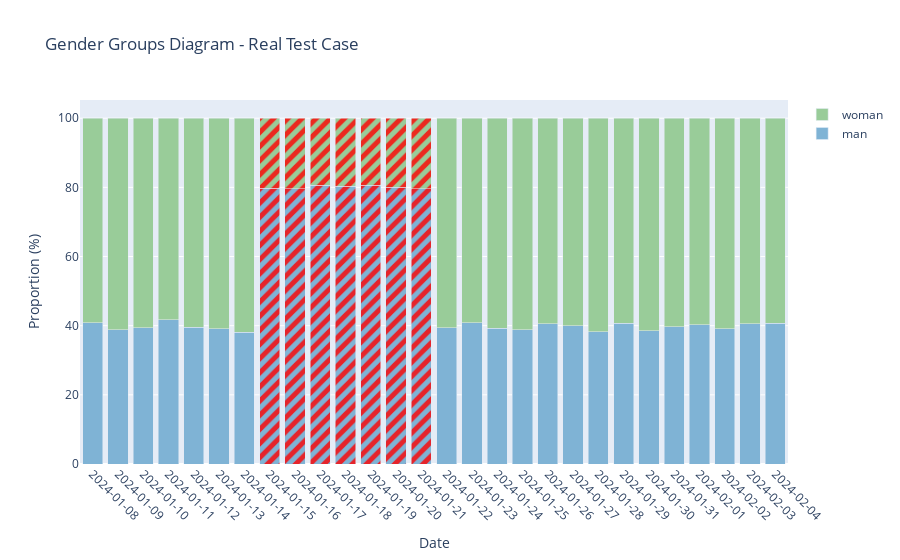

The notebook cell saved with this chart:
### Code cell
traces = []
for age_group, color in zip(["man", "woman"], ["#7FB3D5", "#99CC99"]):
    filtered_df = gender_df[gender_df["gender"] == age_group]
    trace = go.Bar(
        x=filtered_df["visit_date"],
        y=filtered_df["proportion"],
        name=age_group,
        marker=dict(
            color=color,
            pattern=dict(
                shape=filtered_df["is_outlier"].map({True: "/", False: ""}),
                solidity=0.5,
                fgcolor="red",
                fgopacity=0.8,
            ),
        ),
        hovertext=filtered_df["proportion"].round(2).astype(str) + "%",
        hoverinfo="text+name",
    )
    traces.append(trace)

layout = go.Layout(
    title="Gender Groups Diagram - Real Test Case",
    xaxis=dict(
        title="Date",
        tickangle=45,
        tickvals=gender_df["visit_date"].unique(),
        tickformat="%Y-%m-%d",
    ),
    yaxis=dict(title="Proportion (%)"),
    barmode="stack",
)

fig = go.Figure(data=traces, layout=layout)

fig.show()

### Figure 1 — Plotly figure (JSON) as saved in the notebook; plotly's stock layout.template omitted (floating-point values rounded to 4 significant figures)
{"data": [{"hoverinfo": "text+name", "hovertext": ["40.78%", "38.77%", "39.39%", "41.78%", "39.51%", "39.17%", "38.08%", "79.74%", "79.53%", "80.55%", "80.36%", "80.63%", "80.06%", "79.64%", "39.48%", "40.84%", "39.21%", "38.81%", "40.59%", "39.92%", "38.31%", "40.71%", "38.49%", "39.73%", "40.2%", "39.06%", "40.55%", "40.77%"], "marker": {"color": "#7FB3D5", "pattern": {"fgcolor": "red", "fgopacity": 0.8, "shape": ["", "", "", "", "", "", "", "/", "/", "/", "/", "/", "/", "/", "", "", "", "", "", "", "", "", "", "", "", "", "", ""], "solidity": 0.5}}, "name": "man", "type": "bar", "x": ["2024-01-08", "2024-01-09", "2024-01-10", "2024-01-11", "2024-01-12", "2024-01-13", "2024-01-14", "2024-01-15", "2024-01-16", "2024-01-17", "2024-01-18", "2024-01-19", "2024-01-20", "2024-01-21", "2024-01-22", "2024-01-23", "2024-01-24", "2024-01-25", "2024-01-26", "2024-01-27", "2024-01-28", "2024-01-29", "2024-01-30", "2024-01-31", "2024-02-01", "2024-02-02", "2024-02-03", "2024-02-04"], "y": [40.78, 38.77, 39.39, 41.78, 39.51, 39.17, 38.08, 79.74, 79.53, 80.55, 80.36, 80.63, 80.06, 79.64, 39.48, 40.84, 39.21, 38.81, 40.59, 39.92, 38.31, 40.71, 38.49, 39.73, 40.2, 39.06, 40.55, 40.77]}, {"hoverinfo": "text+name", "hovertext": ["59.22%", "61.23%", "60.61%", "58.22%", "60.49%", "60.83%", "61.92%", "20.26%", "20.47%", "19.45%", "19.64%", "19.37%", "19.94%", "20.36%", "60.52%", "59.16%", "60.79%", "61.19%", "59.41%", "60.08%", "61.69%", "59.29%", "61.51%", "60.27%", "59.8%", "60.94%", "59.45%", "59.23%"], "marker": {"color": "#99CC99", "pattern": {"fgcolor": "red", "fgopacity": 0.8, "shape": ["", "", "", "", "", "", "", "/", "/", "/", "/", "/", "/", "/", "", "", "", "", "", "", "", "", "", "", "", "", "", ""], "solidity": 0.5}}, "name": "woman", "type": "bar", "x": ["2024-01-08", "2024-01-09", "2024-01-10", "2024-01-11", "2024-01-12", "2024-01-13", "2024-01-14", "2024-01-15", "2024-01-16", "2024-01-17", "2024-01-18", "2024-01-19", "2024-01-20", "2024-01-21", "2024-01-22", "2024-01-23", "2024-01-24", "2024-01-25", "2024-01-26", "2024-01-27", "2024-01-28", "2024-01-29", "2024-01-30", "2024-01-31", "2024-02-01", "2024-02-02", "2024-02-03", "2024-02-04"], "y": [59.22, 61.23, 60.61, 58.22, 60.49, 60.83, 61.92, 20.26, 20.47, 19.45, 19.64, 19.37, 19.94, 20.36, 60.52, 59.16, 60.79, 61.19, 59.41, 60.08, 61.69, 59.29, 61.51, 60.27, 59.8, 60.94, 59.45, 59.23]}], "layout": {"barmode": "stack", "title": {"text": "Gender Groups Diagram - Real Test Case"}, "xaxis": {"tickangle": 45, "tickformat": "%Y-%m-%d", "tickvals": ["2024-01-08", "2024-01-09", "2024-01-10", "2024-01-11", "2024-01-12", "2024-01-13", "2024-01-14", "2024-01-15", "2024-01-16", "2024-01-17", "2024-01-18", "2024-01-19", "2024-01-20", "2024-01-21", "2024-01-22", "2024-01-23", "2024-01-24", "2024-01-25", "2024-01-26", "2024-01-27", "2024-01-28", "2024-01-29", "2024-01-30", "2024-01-31", "2024-02-01", "2024-02-02", "2024-02-03", "2024-02-04"], "title": {"text": "Date"}}, "yaxis": {"title": {"text": "Proportion (%)"}}}}
